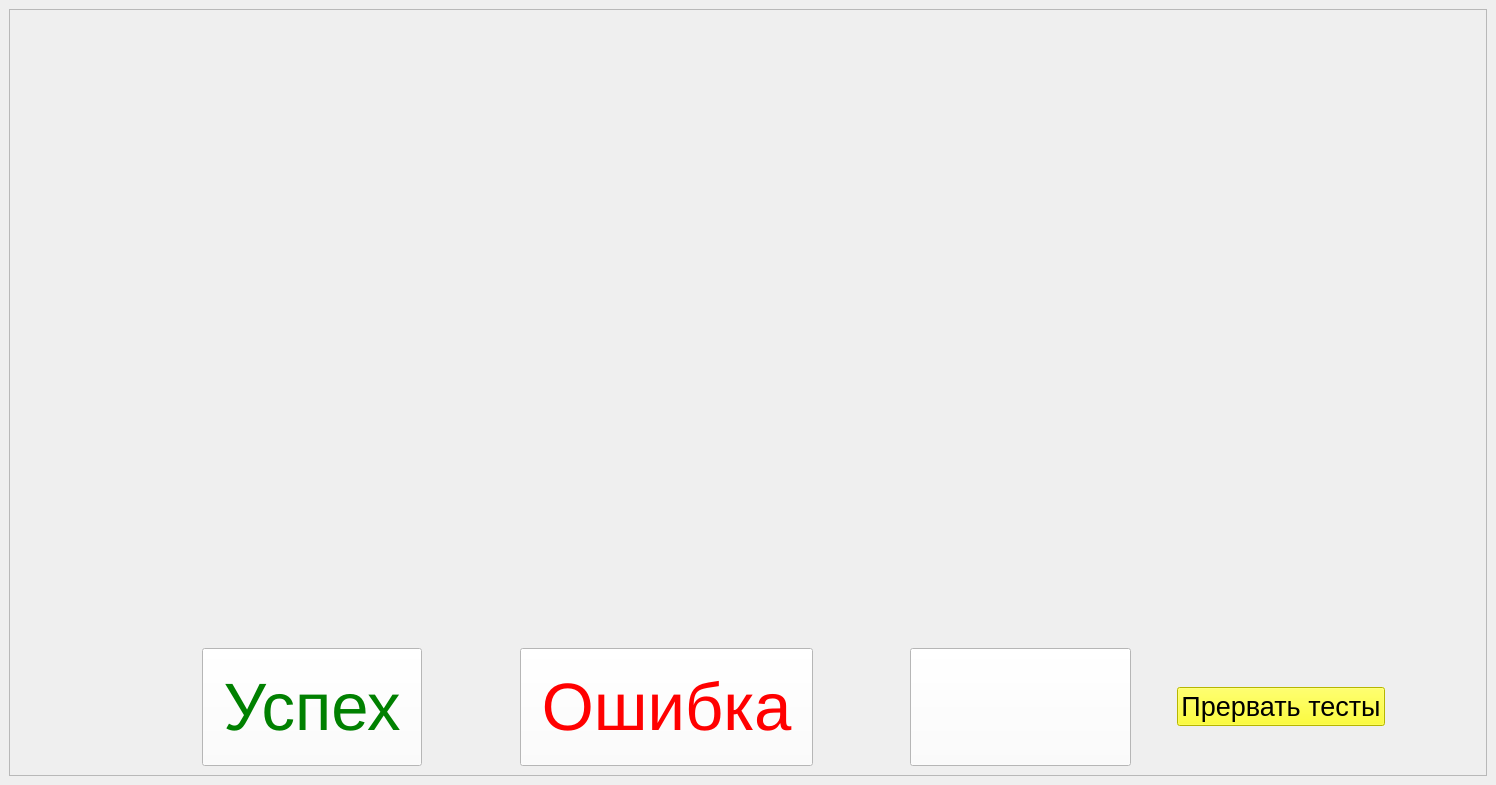
<?xml version="1.0" encoding="UTF-8"?>
<ui version="4.0">
 <class>TestPatternsWindow</class>
 <widget class="QMainWindow" name="TestPatternsWindow">
  <property name="geometry">
   <rect>
    <x>0</x>
    <y>0</y>
    <width>1496</width>
    <height>785</height>
   </rect>
  </property>
  <property name="windowTitle">
   <string>Test_Patterns</string>
  </property>
  <property name="windowIcon">
   <iconset resource="res.qrc">
    <normaloff>:/res/images/logo.ico</normaloff>:/res/images/logo.ico</iconset>
  </property>
  <widget class="QWidget" name="centralwidget">
   <layout class="QVBoxLayout" name="verticalLayout_2">
    <item>
     <widget class="QFrame" name="frame_btns">
      <property name="frameShape">
       <enum>QFrame::Shape::StyledPanel</enum>
      </property>
      <property name="frameShadow">
       <enum>QFrame::Shadow::Raised</enum>
      </property>
      <layout class="QVBoxLayout" name="verticalLayout">
       <item>
        <spacer name="verticalSpacer">
         <property name="orientation">
          <enum>Qt::Orientation::Vertical</enum>
         </property>
         <property name="sizeHint" stdset="0">
          <size>
           <width>20</width>
           <height>40</height>
          </size>
         </property>
        </spacer>
       </item>
       <item>
        <layout class="QHBoxLayout" name="horizontalLayout">
         <property name="topMargin">
          <number>20</number>
         </property>
         <item>
          <spacer name="horizontalSpacer_3">
           <property name="orientation">
            <enum>Qt::Orientation::Horizontal</enum>
           </property>
           <property name="sizeHint" stdset="0">
            <size>
             <width>40</width>
             <height>20</height>
            </size>
           </property>
          </spacer>
         </item>
         <item>
          <spacer name="horizontalSpacer">
           <property name="orientation">
            <enum>Qt::Orientation::Horizontal</enum>
           </property>
           <property name="sizeHint" stdset="0">
            <size>
             <width>40</width>
             <height>20</height>
            </size>
           </property>
          </spacer>
         </item>
         <item>
          <widget class="QPushButton" name="pushButton_success">
           <property name="font">
            <font>
             <pointsize>50</pointsize>
            </font>
           </property>
           <property name="styleSheet">
            <string notr="true">color: green;
padding: 20%;
background: white;</string>
           </property>
           <property name="text">
            <string>Успех</string>
           </property>
          </widget>
         </item>
         <item>
          <spacer name="horizontalSpacer_2">
           <property name="orientation">
            <enum>Qt::Orientation::Horizontal</enum>
           </property>
           <property name="sizeHint" stdset="0">
            <size>
             <width>40</width>
             <height>20</height>
            </size>
           </property>
          </spacer>
         </item>
         <item>
          <widget class="QPushButton" name="pushButton_fail">
           <property name="font">
            <font>
             <pointsize>50</pointsize>
            </font>
           </property>
           <property name="styleSheet">
            <string notr="true">color: red;
padding: 20%;
background: white;</string>
           </property>
           <property name="text">
            <string>Ошибка</string>
           </property>
          </widget>
         </item>
         <item>
          <spacer name="horizontalSpacer_4">
           <property name="orientation">
            <enum>Qt::Orientation::Horizontal</enum>
           </property>
           <property name="sizeHint" stdset="0">
            <size>
             <width>40</width>
             <height>20</height>
            </size>
           </property>
          </spacer>
         </item>
         <item>
          <widget class="QPushButton" name="pushButton_relaunch">
           <property name="font">
            <font>
             <pointsize>50</pointsize>
            </font>
           </property>
           <property name="styleSheet">
            <string notr="true">color: red;
padding: 20%;
background: white;</string>
           </property>
           <property name="text">
            <string/>
           </property>
           <property name="icon">
            <iconset theme="QIcon::ThemeIcon::ViewRestore"/>
           </property>
           <property name="iconSize">
            <size>
             <width>50</width>
             <height>50</height>
            </size>
           </property>
          </widget>
         </item>
         <item>
          <layout class="QHBoxLayout" name="horizontalLayout_4" stretch="0,0">
           <item>
            <spacer name="horizontalSpacer_6">
             <property name="orientation">
              <enum>Qt::Orientation::Horizontal</enum>
             </property>
             <property name="sizeHint" stdset="0">
              <size>
               <width>40</width>
               <height>20</height>
              </size>
             </property>
            </spacer>
           </item>
           <item>
            <widget class="QPushButton" name="pushButton_all_test_break">
             <property name="font">
              <font>
               <pointsize>20</pointsize>
              </font>
             </property>
             <property name="styleSheet">
              <string notr="true">background: yellow</string>
             </property>
             <property name="text">
              <string>Прервать тесты</string>
             </property>
            </widget>
           </item>
          </layout>
         </item>
         <item>
          <spacer name="horizontalSpacer_5">
           <property name="orientation">
            <enum>Qt::Orientation::Horizontal</enum>
           </property>
           <property name="sizeHint" stdset="0">
            <size>
             <width>40</width>
             <height>20</height>
            </size>
           </property>
          </spacer>
         </item>
        </layout>
       </item>
      </layout>
     </widget>
    </item>
   </layout>
  </widget>
 </widget>
 <resources>
  <include location="res.qrc"/>
 </resources>
 <connections/>
</ui>
